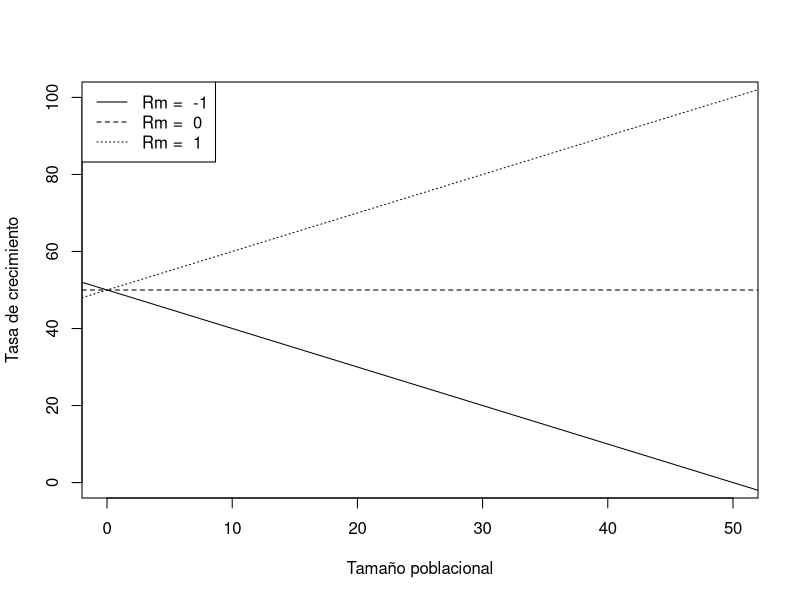

Here is the R script that generated this plot: (Note: this script raises an error after producing the figure.)
## ---- chunk 1
plot(0,0,xlim = c(0,50),
     ylim = c(0,100) ,
     type = 'n',xlab = 'Tamaño poblacional',
     ylab = "Tasa de crecimiento")

val=numeric()

for(Rm in c(-1,0,1)){
  abline(50,Rm,lty=Rm+2)
  val=append(val,Rm)
}
legend("topleft",lty= 1:3,legend = paste('Rm = ',val))
## ---- chunk 2
K <- 100; N0 <- 1; rm = 0.432

Nmrs <- K/2

MRS <- (rm*K)/4

bioTot <- Nmrs + MRS
## ---- chunk 3
M <- matrix(c(
  5,10,15,20,
  20,45,10,5,
  0,0,1.2, 1.1
), ncol = 3,
byrow = FALSE)

colnames(M) <- c("x","Sx","mx")

lf <- tablaVida(x.sup=M[,"x"],Sx=M[,"Sx"], mx=M[,"mx"])

re <- log(lf$R0)/lf$Tc

if (re > 1){
  print("Está creciendo")
} else if (re == 1 ){
  print("Se mantiene constante")
} else if ( re < 0 ){
  print("Está decreciendo")
}
rm(lf,M)
## ---- chunk 4
M <- matrix(c(
  1:15,
  608,487,480,472,465,447,419,390,348,268,154,59,4,2,0
), ncol = 2,
byrow = FALSE)

colnames(M) <- c("x","Sx")

lf <- tablaVida(x.sup=M[,"x"],Sx=M[,"Sx"])
## ---- chunk 5
knitr::kable(
  lf,
  format = "markdown",
  row.names = FALSE,
  escape = TRUE,
  align = rep("c", times = 7)
  )

rm(lf,M)
## ---- chunk 6
op <- par()
par( mar = c(5, 5, 4, 5) + 0.1)

plot(lf[,1],lf[,4]*1000,
     xlab = "Edad", ylab = "", axes = FALSE, type = "n")

axis(side = 1, at = lf[,1])

axis(side = 2, at = c(0,500,1000))
lines(lf[,1],lf[,4]*1000, lwd = 2)
mtext(side = 2, "Supervivencia x 1000",  line = 3)

axis(side = 4, at = c(0,500,1000))
lines(lf[,1],lf[,6]*1000, lwd = 2, lty = 2, col = "darkgray")
mtext(side = 4, "Mortalidad x 1000", line = 3)

legend("top", legend = c("Supervivencia", "mortalidad"),
       lty = c(1,2), lwd = c(2,2), col = c(1, "darkgray"))
par(op)
rm(lf)
